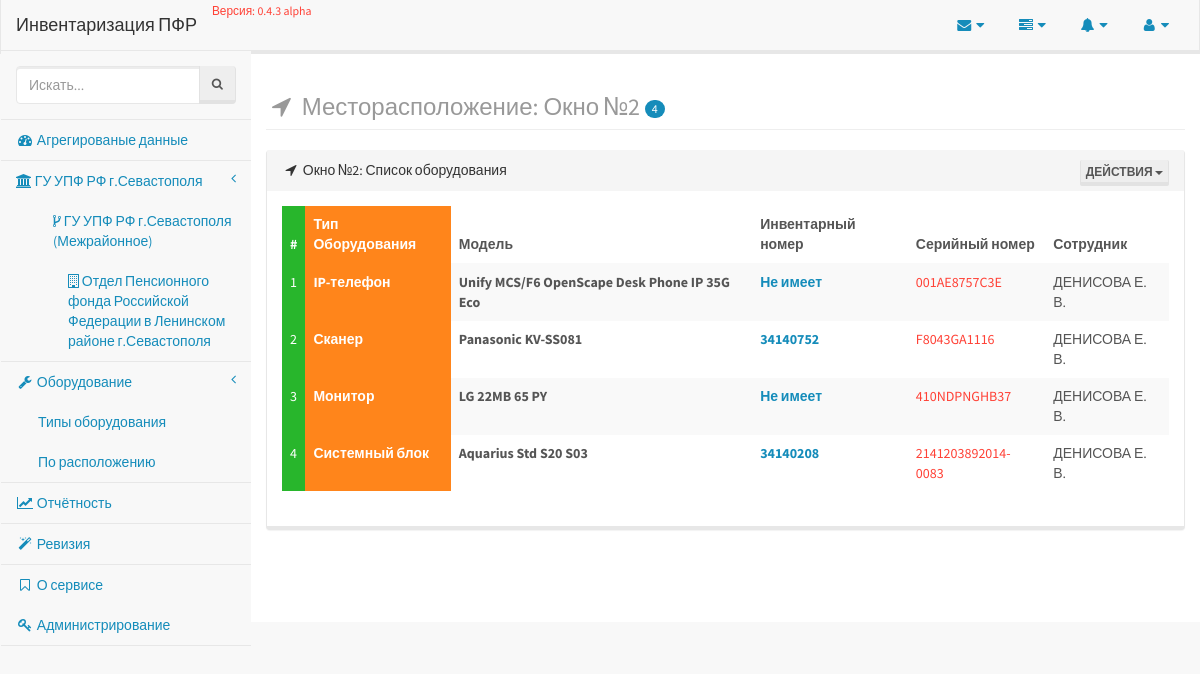
The app's page /equipments/emplacement/2 with its own data.
### employee/models/organisation.py (models this page shows, shortened)
class Organisation(models.Model):
    title = models.CharField(_('Наименование'), max_length=80, unique=True, db_index=True)
    short_title = models.CharField(_('Краткое наименование'), max_length=40, unique=True, null=True, blank=True)
    parent = models.ForeignKey('self', related_name='subordinates', default=0, blank=True, null=True, verbose_name='В подчинении')
    @staticmethod
    def all():
        return Organisation.objects.all()
    class Meta:
        verbose_name = _('Организация')
        verbose_name_plural = _('Организации')
        app_label = 'employee'

### employee/models/location.py (models this page shows, shortened)
class Location(models.Model):
    emplacement = models.CharField(_('Расположение'), max_length=50, db_index=True, unique=True)
    organisation = models.ForeignKey(Organisation, verbose_name='Находится в организации')
    is_active = models.BooleanField(_('Активно?'), default=True)
    annotation = LocationAnnotations()
    objects = models.Manager()
    class Meta:
        verbose_name = _('Месторасположение')
        verbose_name_plural = _('Месторасположения')
        app_label = 'employee'

### equipment/models/equipment.py (models this page shows, shortened)
class Equipment(models.Model):
    type = models.ForeignKey(
        EquipmentTypes,
        verbose_name='Тип оборудования',
        help_text='Выберите к какому типу принадлежит создаваемое оборудование'
    )
    serial_number = models.CharField(
        'Серийный номер',
        max_length=25,
        null=True,
        blank=True,
        help_text='Заводской номер оборудования, может содержать цифры и символы, допускается его отсутствие'
    )
    inventory_number = models.IntegerField(
        'Инвентарный номер',
        null=True,
        blank=True,
        help_text='Инвентарный номер оборудования, допускаются только цифровые идентификаторы'
    )
    model = models.CharField(
        'Модель',
        max_length=100,
        help_text='Марка оборудования, модель или другая информация'
    )
    responsible = models.ForeignKey(
        Employee,
        verbose_name='Ответственное лицо',
        help_text='Сотрудник ПФР за которым закрепленна техника'
    )
    note = models.TextField(
        'Примечание',
        blank=True,
        null=True
    )
    created_at = models.DateTimeField(
        'Созданно',
        auto_now_add=True
    )
    updated_at = models.DateTimeField(
        'Обновленно',
        auto_now=True
    )
    revised_at = models.DateTimeField(
        'Ревизия',
        blank=True,
        null=True,
        help_text='Дата проведения последней ревизии'
    )
    class Meta:
        verbose_name = 'Оборудование'
        verbose_name_plural = 'Учётные единицы'
        app_label = 'equipment'
        ordering = ['-created_at']
    objects = EquipmentsManager()

### equipment/models/equipment_types.py (models this page shows, shortened)
class EquipmentTypes(models.Model):
    value = models.CharField('Значение', max_length=50, unique=True, db_index=True)
    annotation = EquipmentTypesAnnotation()
    equipments = EquipmentsTypeManager()
    objects = models.Manager()
    class Meta:
        verbose_name = 'Тип оборудования'
        verbose_name_plural = 'Типы оборудования'
        app_label = 'equipment'
        ordering = ['value']

### employee/models/employee.py (models this page shows, shortened)
class Employee(models.Model):
    STATES = [
        [True, _('Работает')],
        [False, _('Уволен')]
    ]
    POSITIONS = [
        [1, _('Специалист-эксперт')],
        [2, _('Ведущий специалист-эксперт')],
        [3, _('Главный специалист-эксперт')],
        [4, _('Старший инспектор')],
        [5, _('Специалист-эксперт (по автоматизации)')],
        [6, _('Руководитель группы')],
        [7, _('Заместитель начальника отдела')],
        [8, _('Начальник отдела')],
        [9, _('Ведущий специалист-эксперт (юрисконсульт)')],
        [10, _('Руководитель клиентской службы')],
        [11, _('Архивариус')],
    ]
    surname = models.CharField(_('Фамилия'), max_length=50, db_index=True)
    firstname = models.CharField(_('Имя'), max_length=25)
    middlename = models.CharField(_('Отчество'), max_length=25)
    organisation = models.ForeignKey(Organisation, verbose_name='Сотрудник организации')
    department = models.ForeignKey(Department, verbose_name='Подразделение', blank=True, null=True)
    phone = models.CharField(_('Телефон'), max_length=25, blank=True, null=True)
    location = models.ForeignKey(Location, verbose_name='Месторасположение', blank=True, null=True)
    updated_at = models.DateTimeField(_('Дата последнего изменения'), auto_now=True)
    created_at = models.DateTimeField(_('Дата создания'), auto_now_add=True)
    state = models.BooleanField(_('Состояние'), choices=STATES, default=True)
    position = models.IntegerField(_('Должность'), choices=POSITIONS, default=1)
    def short_full_name(self):
        return '%s %s. %s.' % (self.surname, self.firstname[:1], self.middlename[:1])
    class Meta:
        verbose_name = _('Сотрудник')
        verbose_name_plural = _('Сотрудники')
        ordering = ['id']
        app_label = 'employee'

### equipment/views.py (the view, shortened to what this page needs)
# urls.py: url(r'^emplacement/(?P<pk>\d+)$', EquipmentEmplacementView.as_view(), name='emplacement'),
class EquipmentEmplacementView(DetailView):
    template_name = 'equipment/location.html'
    page_title = 'Месторасположение: '
    context_object_name = 'location'
    queryset = Location.objects.all()
    def get_context_data(self, **kwargs):
        context = super(EquipmentEmplacementView, self).get_context_data(**kwargs)
        self.page_title += self.object.emplacement
        context['equipments'] = Equipment.objects.filter(responsible__location_id=self.object.pk)
        context['equipments_location_count'] = str(context['equipments'].count())
        return context
    def get(self, request, *args, **kwargs):
        if 'xls' in request.GET:
            return self._render_type_report(kwargs.get('pk'))
        return super(EquipmentEmplacementView, self).get(request, *args, **kwargs)

### employee/templatetags/organisations_menu.py (called while the page is built)
@register.inclusion_tag('partials/organisations_menu.html')
def organisations_menu():
    menu = Organisation.all().filter(parent=None)
    return {'menu': menu}

### events/templatetags/events.py (called while the page is built)
@register.inclusion_tag('partials/_events.html')
def events():
    logs = LogEntry.objects.select_related('content_type').all().order_by('-action_time')[:10]
    return {'events': logs}

### inventory/__init__.py (called while the page is built)
def appname(request):
    return {'appname': __appname__}

def app_version(request):
    return {'app_version': __version__}

### equipment/templates/equipment/location.html (shortened to what this page needs)
{% extends 'layouts/application.html' %}
{% block content %}
    <div class="row">
        <h3 class="page-header text-muted">
            <i class="fa fa-location-arrow fa-fw"></i>
            {{ view.page_title }} <span class="badge">{{ equipments_location_count }}</span>
        </h3>
        {% include 'equipment/partials/_location_list.html' %}
    </div>
{% endblock %}

### templates/partials/organisations_menu.html
{% for item in menu %}
    <li>
        <a href="{% url 'employee:list' pk=item.pk %}">
            <span class="fa fa-institution"> </span>
            {{ item.title }}
            <span class="fa arrow"></span>
        </a>
            <ul class="nav nav-third-level">
                {% for subordinate in item.subordinates.all %}
                    <li>
                        <a href="{% url 'employee:list' pk=subordinate.pk %}">
                            <span class="fa fa-code-fork"> </span>
                            {{ subordinate.title }}
                        </a>
                            <ul class="nav nav-fourth-level">
                                {% for sub in subordinate.subordinates.all %}
                                    <li>
                                        <a href="{% url 'employee:list' pk=sub.pk %}">
                                            <span class="fa fa-building-o"> </span>
                                            {{ sub.title }}
                                        </a>
                                    </li>
                                {% endfor %}
                            </ul>
                    </li>
                {% endfor %}
            </ul>
    </li>
{% endfor %}

### equipment/templates/equipment/partials/_location_list.html (shortened to what this page needs)
<div class="panel panel-default">
    <div class="panel-heading">
        <i class="fa fa-location-arrow fa-fw"></i> {{ location.emplacement }}: Список оборудования
        <div class="pull-right">
            <div class="btn-group">
                <button type="button" class="btn btn-default btn-xs dropdown-toggle" data-toggle="dropdown">
                    Действия
                    <span class="caret"></span>
                </button>
            </div>
        </div>
    </div>
    <div class="panel-body">
        <div class="row">
            <div class="col-lg-12">
                <div class="table-responsive">
                    <table class="table table-hover table-striped">
                        <thead>
                            <tr>
                                <th class="success">#</th>
                                <th class="warning text-warning">Тип Оборудования</th>
                                <th><b>Модель</b></th>
                                <th>Инвентарный номер</th>
                                <th>Серийный номер</th>
                                <th>Сотрудник</th>
                            </tr>
                        </thead>
                        <tbody>
                            {% for equipment in equipments %}
                                <tr>
                                    <td class="success">
                                        {{ forloop.counter }}
                                    </td>
                                    <td class="warning text-warning">
                                        <b>{{ equipment.type.value }}</b>
                                    </td>
                                    <td>
                                        <b>{{ equipment.model }}</b>
                                    </td>
                                    <td class="text-primary"><b>{{ equipment.inventory_number|default:'Не имеет' }}</b></td>
                                    <td class="text-danger">{{ equipment.serial_number|default:'Не имеет' }}</td>
                                    <td class="text-uppercase">{{ equipment.responsible.short_full_name }}</td>
                                </tr>
                            {% empty %}
                                <td colspan="7">
                                    <p class="text-center text-danger">Данные по типу оборудования '{{ type.value|lower }}' отсутствуют!</p>
                                </td>
                            {% endfor %}
                        </tbody>
                    </table>
                </div>
            </div>
        </div>
    </div>
</div>

### records on screen
Organisation: title "ГУ УПФ РФ г.Севастополя"
Organisation: title "ГУ УПФ РФ г.Севастополя (Межрайонное)"
Organisation: title "Отдел Пенсионного фонда Российской Федерации в Ленинском районе г.Севастополя"
Location: emplacement "Окно №2"
Equipment: type.value "IP-телефон", model "Unify MCS/F6 OpenScape Desk Phone IP 35G Eco", inventory_number "Не имеет", serial_number "001AE8757C3E", responsible.short_full_name "ДЕНИСОВА Е. В."
Equipment: type.value "Сканер", model "Panasonic KV-SS081", inventory_number "34140752", serial_number "F8043GA1116", responsible.short_full_name "ДЕНИСОВА Е. В."
Equipment: type.value "Монитор", model "LG 22MB 65 PY", inventory_number "Не имеет", serial_number "410NDPNGHB37", responsible.short_full_name "ДЕНИСОВА Е. В."
Equipment: type.value "Системный блок", model "Aquarius Std S20 S03", inventory_number "34140208", serial_number "2141203892014-0083", responsible.short_full_name "ДЕНИСОВА Е. В."

### other values on screen
{{ appname }} "Инвентаризация ПФР"
{{ app_version }} "0.4.3 alpha"
{{ view.page_title }} "Месторасположение: Окно №2"
{{ equipments_location_count }} "4"
